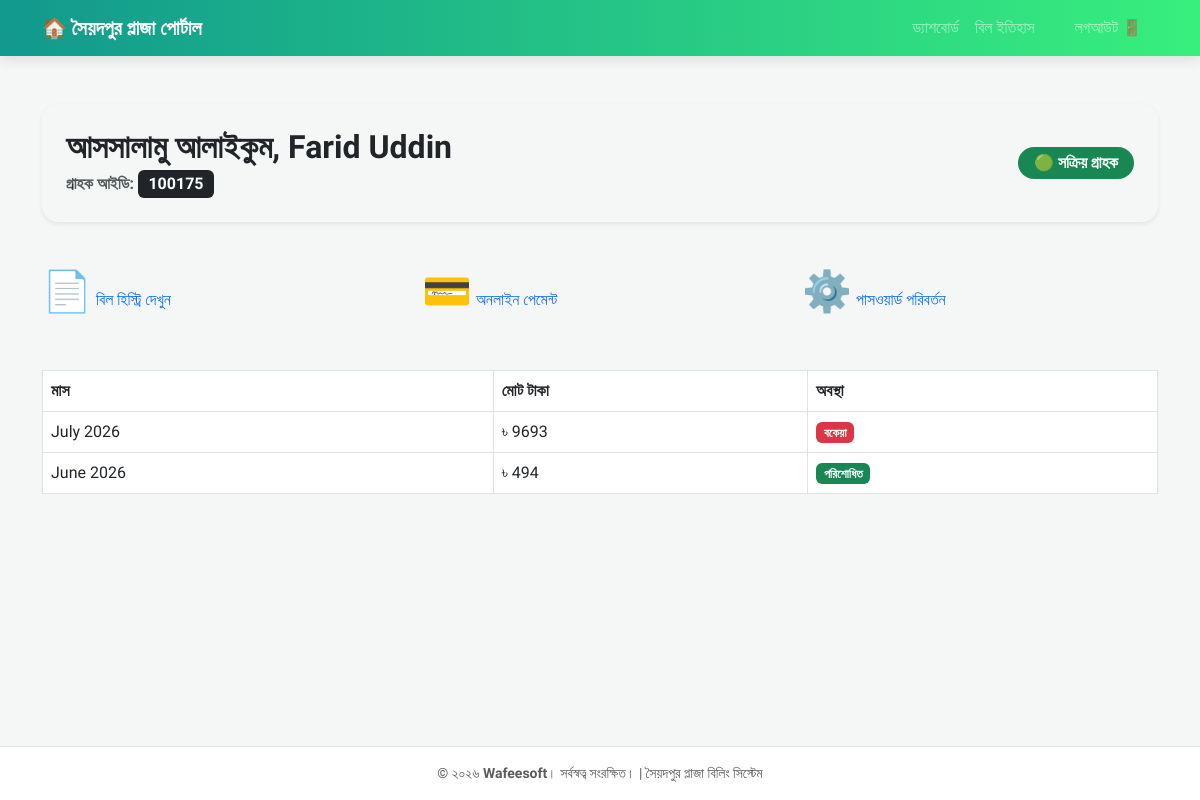
Page /customer/portal/dashboard (signed in) on the committed database.
### tables this page shows
CREATE TABLE "bills" (
	"id"	INTEGER,
	"bill_no"	TEXT,
	"customer_id"	INTEGER,
	"meter_no"	TEXT,
	"owner_name"	TEXT,
	"bill_month"	TEXT,
	"plaza_name"	TEXT,
	"floor_no"	TEXT,
	"block_no"	TEXT,
	"shop_no"	TEXT,
	"bill_issue_date"	TEXT,
	"due_date"	TEXT NOT NULL,
	"curr_reading_date"	TEXT,
	"prev_reading_date"	TEXT,
	"current_reading"	REAL DEFAULT 0.0,
	"previous_reading"	REAL DEFAULT 0.0,
	"units_consumed"	REAL DEFAULT 0.0,
	"energy_charge"	REAL DEFAULT 0.0,
	"demand_charge"	REAL DEFAULT 0.0,
	"misc_charge"	REAL DEFAULT 0.0,
	"principal_amount"	REAL DEFAULT 0.0,
	"vat"	REAL DEFAULT 0.0,
	"current_month_total"	REAL DEFAULT 0.0,
	"arrears"	REAL DEFAULT 0.0,
	"total_payable"	INTEGER,
	"late_fee"	REAL DEFAULT 0.0,
	"total_payable_after_due"	INTEGER,
	"note_1"	TEXT,
	"note_2"	TEXT,
	"note_3"	TEXT,
	"is_locked"	INTEGER DEFAULT 0,
	"status"	TEXT DEFAULT 'Unpaid',
	"paid_amount"	REAL DEFAULT 0.0,
	"payment_date"	TEXT,
	"payment_method"	TEXT,
	"received_by"	TEXT,
	"prepared_by"	TEXT,
	PRIMARY KEY("id" AUTOINCREMENT),
	FOREIGN KEY("customer_id") REFERENCES "customers"("customer_id")
);

### app.py (the view)
@app.route('/customer/portal/dashboard')
def customer_dashboard():
    if 'customer_id' not in session:
        return redirect(url_for('customer_login'))
    conn = get_db_connection()
    c_id = session['customer_id']
    cust = conn.execute('SELECT * FROM customers WHERE customer_id=?', (c_id,)).fetchone()
    bills = conn.execute('SELECT * FROM bills WHERE customer_id=? ORDER BY id DESC', (c_id,)).fetchall()
    conn.close()
    return render_template('customer_dashboard.html',
                           id=c_id,
                           name=session['customer_name'],
                           cust=cust,
                           bills=bills)

### app.py (called while the page is built)
def get_db_connection():
    conn = sqlite3.connect(DB_PATH)
    conn.row_factory = sqlite3.Row
    return conn

@app.context_processor
def inject_user_role():
    username = session.get('username', 'Guest')
    user_role = session.get('user_role', 'None')
    return dict(username=username, user_role=user_role)

### templates/customer_dashboard.html (shortened to what this page needs)
{% extends 'customer_layout.html' %}
{% block content %}
<div class="welcome-card shadow-sm border-0 rounded-4 p-4 mt-4">
    <div class="row align-items-center">
        <div class="col-md-8">
            <h2 class="fw-bold text-dark mb-1">আসসালামু আলাইকুম, {{ name }}</h2>
            <p class="text-muted mb-0 fw-semibold">গ্রাহক আইডি: <span class="badge bg-dark fs-6">{{ id }}</span></p>
        </div>
        <div class="col-md-4 text-md-end mt-3 mt-md-0">
            {% if cust and cust.connection_status == 'Active' %}
                <span class="badge bg-success p-2 px-3 fs-6 rounded-pill">🟢 সক্রিয় গ্রাহক</span>
            {% else %}
                <span class="badge bg-danger p-2 px-3 fs-6 rounded-pill">🔴 সংযোগ বিচ্ছিন্ন</span>
            {% endif %}
        </div>
    </div>
</div>
<div class="row g-4 mt-3 mb-5">
    <div class="col-md-4">
        <a href="{{ url_for('customer_view_bills') }}" class="portal-btn btn-view-bill text-decoration-none">
            <span class="fs-1">📄</span>
            <span>বিল হিস্ট্রি দেখুন</span>
        </a>
    </div>
    <div class="col-md-4">
        <a href="{{ url_for('payment_portal') }}" class="portal-btn btn-pay-bill text-decoration-none">
            <span class="fs-1">💳</span>
            <span>অনলাইন পেমেন্ট</span>
        </a>
    </div>
    <div class="col-md-4">
        <a href="{{ url_for('customer_change_password') }}" class="portal-btn btn-settings text-decoration-none">
            <span class="fs-1">⚙️</span>
            <span>পাসওয়ার্ড পরিবর্তন</span>
        </a>
    </div>
</div>
<table class="table table-bordered">
    <thead>
        <tr>
            <th>মাস</th>
            <th>মোট টাকা</th>
            <th>অবস্থা</th>
        </tr>
    </thead>
    <tbody>
        {% for bill in bills %}
        <tr>
            <td>{{ bill.bill_month }}</td>
            <td>৳ {{ bill.total_payable }}</td>
            <td>
                {% if bill.status == 'Paid' %}
                    <span class="badge bg-success">পরিশোধিত</span>
                {% else %}
                    <span class="badge bg-danger">বকেয়া</span>
                {% endif %}
            </td>
        </tr>
        {% endfor %}
    </tbody>
</table>
{% endblock %}

### templates/customer_layout.html (style rules this page uses)
body { font-family: 'Hind Siliguri', sans-serif; background-color: #f4f7f6; display: flex; flex-direction: column; min-height: 100vh; }

### rows in the picture
bills: bill_month "July 2026", total_payable "9693", status "বকেয়া"
bills: bill_month "June 2026", total_payable "494", status "পরিশোধিত"

### other values in the picture
{{ name }} "Farid Uddin"
{{ id }} "100175"
